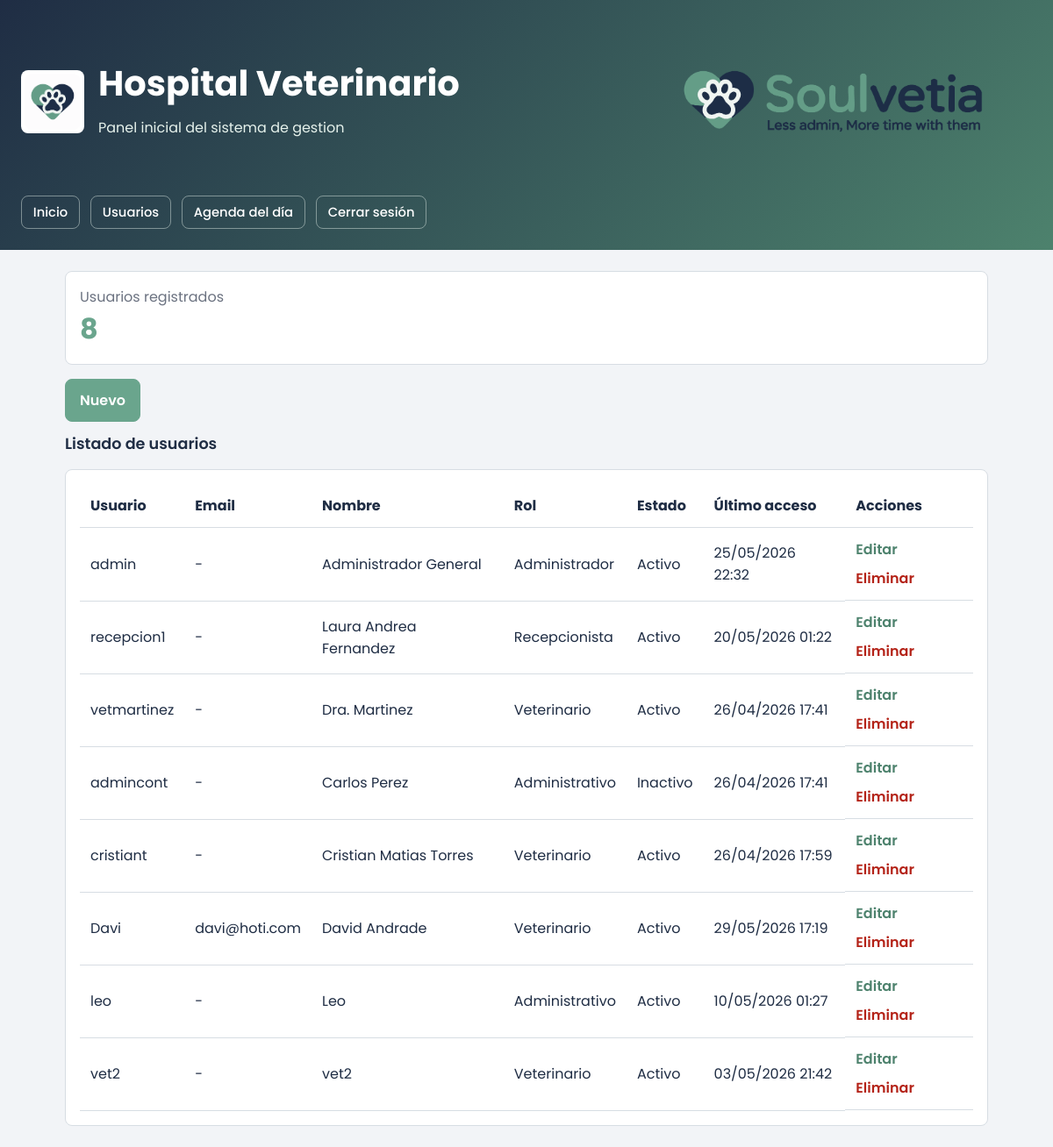
The page /usuarios/ (signed in) on the database its author committed.
### tables this page shows
CREATE TABLE users (
                    id INTEGER PRIMARY KEY AUTOINCREMENT,
                    username TEXT NOT NULL UNIQUE,
                    full_name TEXT NOT NULL,
                    role TEXT NOT NULL,
                    status TEXT NOT NULL DEFAULT 'Activo',
                    last_access TEXT NOT NULL
                , password_hash TEXT NOT NULL DEFAULT '', email TEXT NOT NULL DEFAULT '');

### app/controllers/users_controller.py (the view)
@users_bp.route("/")
def index():
    users = service.get_users()
    return render_template("users.html", users=users, total_users=len(users))

### app/services/hospital_service.py (called while the page is built)
    def get_users(self) -> list[User]:
        return self.user_repository.list_all()

### app/services/user_repository.py (called while the page is built)
    def _connect(self) -> sqlite3.Connection:
        conn = sqlite3.connect(self.db_path)
        conn.row_factory = sqlite3.Row
        return conn

    def list_all(self) -> list[User]:
        with self._connect() as conn:
            rows = conn.execute("SELECT * FROM users ORDER BY id").fetchall()
        return [self._row_to_user(row) for row in rows]

    def _row_to_user(self, row: sqlite3.Row | dict) -> User:
        return User(
            id=row["id"],
            username=row["username"],
            full_name=row["full_name"],
            role=row["role"],
            status=row["status"],
            last_access=datetime.fromisoformat(row["last_access"]),
            email=row["email"] if "email" in row.keys() else "",
        )

### app/templates/users.html
{% extends "base.html" %}
{% block content %}
<div class="grid">
  <div class="card">
    <div class="muted">Usuarios registrados</div>
    <div class="metric">{{ total_users }}</div>
  </div>
</div>
<div style="display:flex; justify-content:flex-start; margin-bottom:0.75rem; margin-top: 1rem;">
  <a href="{{ url_for('users.new') }}" class="button">Nuevo</a>
</div>
<div class="section-title" style="margin-top:0;">Listado de usuarios</div>
<div class="card">
  <table style="width:100%; border-collapse: collapse;">
    <thead>
      <tr>
        <th style="text-align:left; padding:0.75rem; border-bottom:1px solid var(--border);">Usuario</th>
        <th style="text-align:left; padding:0.75rem; border-bottom:1px solid var(--border);">Email</th>
        <th style="text-align:left; padding:0.75rem; border-bottom:1px solid var(--border);">Nombre</th>
        <th style="text-align:left; padding:0.75rem; border-bottom:1px solid var(--border);">Rol</th>
        <th style="text-align:left; padding:0.75rem; border-bottom:1px solid var(--border);">Estado</th>
        <th style="text-align:left; padding:0.75rem; border-bottom:1px solid var(--border);">Último acceso</th>
        <th style="text-align:left; padding:0.75rem; border-bottom:1px solid var(--border);">Acciones</th>
      </tr>
    </thead>
    <tbody>
      {% for user in users %}
      <tr>
        <td style="padding:0.75rem; border-bottom:1px solid var(--border);">{{ user.username }}</td>
        <td style="padding:0.75rem; border-bottom:1px solid var(--border);">{{ user.email or '-' }}</td>
        <td style="padding:0.75rem; border-bottom:1px solid var(--border);">{{ user.full_name }}</td>
        <td style="padding:0.75rem; border-bottom:1px solid var(--border);">{{ user.role }}</td>
        <td style="padding:0.75rem; border-bottom:1px solid var(--border);">{{ user.status }}</td>
        <td style="padding:0.75rem; border-bottom:1px solid var(--border);">{{ user.last_access.strftime("%d/%m/%Y %H:%M") }}</td>
        <td style="padding:0.75rem; border-bottom:1px solid var(--border); display:flex; gap:0.5rem; flex-wrap:wrap;">
          <a href="{{ url_for('users.edit', user_id=user.id) }}" class="link">Editar</a>
          <form method="post" action="{{ url_for('users.delete', user_id=user.id) }}" onsubmit="return confirm('¿Eliminar este usuario?');" style="margin:0;">
            <button type="submit" class="danger-link">Eliminar</button>
          </form>
        </td>
      </tr>
      {% endfor %}
    </tbody>
  </table>
</div>
{% endblock %}

### app/templates/base.html (style rules this page uses)
:root { --primary: #6AA58D; --primary-dark: #4d826d; --ink: #1F2D44; --surface: #F2F4F7; --surface-tint: #E6F2EC; --card: #ffffff; --muted: #6B7280; --border: #d7dde3; --danger: #b42318; --danger-bg: #fff1f0; --success-bg: #E6F2EC; --accent: var(--primary); --success: #2d6a4f; --text-muted: var(--muted); --surface-2: #f2f4f7; --text: var(--ink); }
* { box-sizing: border-box; }
body { margin: 0; font-family: "Poppins", Arial, Helvetica, sans-serif; background: var(--surface); color: var(--ink); }
.grid { display: grid; grid-template-columns: repeat(auto-fit, minmax(220px, 1fr)); gap: 1rem; }
.card { background: var(--card); border: 1px solid var(--border); border-radius: 8px; padding: 1rem; }
.metric { font-size: 2rem; font-weight: 700; color: var(--primary); }
.section-title { margin: 1.5rem 0 1rem; font-size: 1.1rem; color: var(--ink); font-weight: 600; }
.muted { color: var(--muted); }
.button { display: inline-flex; align-items: center; justify-content: center; min-height: 2.6rem; padding: 0.7rem 1rem; border: 1px solid var(--primary); border-radius: 8px; background: var(--primary); color: white; font: inherit; font-weight: 600; text-decoration: none; cursor: pointer; }
.link { color: var(--primary-dark); font-weight: 600; text-decoration: none; }
.danger-link { border: none; background: none; color: var(--danger); cursor: pointer; font: inherit; font-weight: 600; padding: 0; }

### rows shown on the page
users: username "admin", email "-", full_name "Administrador General", role "Administrador", status "Activo", last_access "25/05/2026 22:32"
users: username "recepcion1", email "-", full_name "Laura Andrea Fernandez", role "Recepcionista", status "Activo", last_access "20/05/2026 01:22"
users: username "vetmartinez", email "-", full_name "Dra. Martinez", role "Veterinario", status "Activo", last_access "26/04/2026 17:41"
users: username "admincont", email "-", full_name "Carlos Perez", role "Administrativo", status "Inactivo", last_access "26/04/2026 17:41"
users: username "cristiant", email "-", full_name "Cristian Matias Torres", role "Veterinario", status "Activo", last_access "26/04/2026 17:59"
users: username "Davi", email "davi@hoti.com", full_name "David Andrade", role "Veterinario", status "Activo", last_access "29/05/2026 17:19"
users: username "leo", email "-", full_name "Leo", role "Administrativo", status "Activo", last_access "10/05/2026 01:27"
users: username "vet2", email "-", full_name "vet2", role "Veterinario", status "Activo", last_access "03/05/2026 21:42"

### other values the page prints
{{ total_users }} "8"
